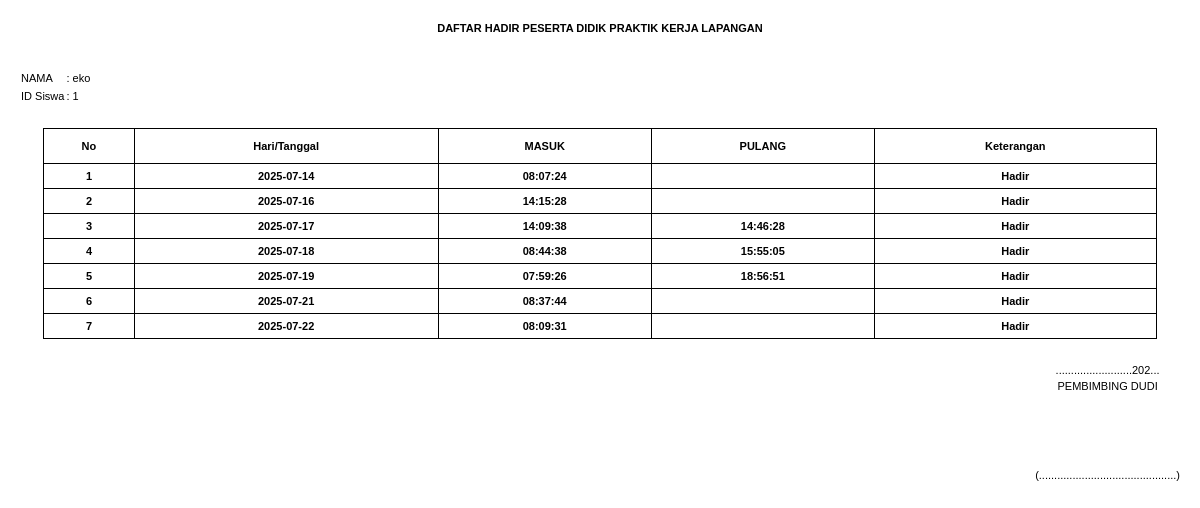
Page /pages/laporan/daftarhadir.php?id_siswa=1 on the committed database.
### tables this page shows
CREATE TABLE `siswa` (
  `id_siswa` int(11) NOT NULL,
  `nis` varchar(15) NOT NULL,
  `nisn` varchar(15) NOT NULL,
  `nama_siswa` varchar(50) NOT NULL,
  `no_wa` varchar(20) NOT NULL,
  `kelas` varchar(10) NOT NULL,
  `pro_keahlian` varchar(20) NOT NULL,
  `TTL` varchar(100) NOT NULL,
  `id_sekolah` int(11) NOT NULL,
  `id_perusahaan` int(11) NOT NULL,
  `tanggal_mulai` date NOT NULL,
  `tanggal_selesai` date NOT NULL,
  `id_pembimbing` int(11) NOT NULL,
  `id_guru` int(11) NOT NULL,
  `username` varchar(20) NOT NULL,
  `password` varchar(20) NOT NULL
);

CREATE TABLE `absen` (
  `id_absen` int(11) NOT NULL,
  `id_siswa` int(11) NOT NULL,
  `jam_masuk` time NOT NULL,
  `jam_keluar` time DEFAULT NULL,
  `tanggal` date NOT NULL,
  `keterangan` text NOT NULL
);

### pages/laporan/daftarhadir.php (the view, shortened to what this page needs)
<?php
include('../../koneksi.php');
$id_siswa = $_GET['id_siswa'] ?? null;
$query_siswa = "
    SELECT
        s.nama_siswa,
        s.id_siswa
    FROM
        siswa s
    WHERE
        s.id_siswa = ?
";
$stmt_siswa = $coneksi->prepare($query_siswa);
$stmt_siswa->bind_param("i", $id_siswa);
$stmt_siswa->execute();
$result_siswa = $stmt_siswa->get_result();
if ($result_siswa->num_rows > 0) {
    $data_siswa = $result_siswa->fetch_assoc();
    $nama_siswa = htmlspecialchars($data_siswa['nama_siswa']);
    $id_siswa = htmlspecialchars($data_siswa['id_siswa']);
} else {
    echo "Data siswa tidak ditemukan.";
    exit();
}
$query_absen = "
    SELECT
        a.tanggal,
        a.jam_masuk,
        a.jam_keluar,
        a.keterangan
    FROM
        absen a
    WHERE
        a.id_siswa = ?
    ORDER BY a.tanggal
";
$stmt_absen = $coneksi->prepare($query_absen);
$stmt_absen->bind_param("i", $id_siswa);
$stmt_absen->execute();
$result_absen = $stmt_absen->get_result();
$kehadiran = [];
while ($row = $result_absen->fetch_assoc()) {
    $kehadiran[] = $row;
}
?>
<!DOCTYPE html>
<html lang="en">
<head>
    <script src="https://cdn.tailwindcss.com"></script>
</head>
<body>
    <div class="printable">
        <div class="text-center mb-8">
            <p class="font-bold style9">DAFTAR HADIR PESERTA DIDIK PRAKTIK KERJA LAPANGAN</p>
        </div>
        <table   cellspacing="2">
            <tr class="style9">
                <td>NAMA</td>
                <td>: <?php echo $nama_siswa; ?></td>
            </tr>
            <tr class="style9">
                <td>ID Siswa</td>
                <td>: <?php echo $id_siswa; ?></td>
            </tr>
        </table>
        <table width="96%" border="1" align="center" cellpadding="3" cellspacing="0" class="style9">
            <thead>
                <tr>
                    <td>&nbsp;</td>
                    <td>&nbsp;</td>
                </tr>
                <tr height="35">
                    <th class="left bottom top">No</th>
                    <th class="left bottom top">Hari/Tanggal</th>
                    <th class="left bottom top">MASUK</th>
                    <th class="left bottom top">PULANG</th>
                    <th class="left bottom top right">Keterangan</th>
                </tr>
            </thead>
            <tbody>
                <?php
                $no = 1;
                foreach ($kehadiran as $record) {
                    echo "<tr height='25' class='style27'>
                        <td class='top bottom left text-center'>{$no}</td>
                        <td class='top bottom left text-center'>" . htmlspecialchars($record['tanggal']) . "</td>
                        <td class='top bottom left text-center'>" . htmlspecialchars($record['jam_masuk']) . "</td>
                        <td class='top bottom left text-center'>" . htmlspecialchars($record['jam_keluar']) . "</td>
                        <td class='top bottom left right text-center'>" . htmlspecialchars($record['keterangan']) . "</td>
                    </tr>";
                    $no++;
                }
                ?>
                <tr>
                <td>&nbsp;</td>
                <td>&nbsp;</td>
                </tr>
            </tbody>
        </table>
        <div class="flex justify-end items-center mb-8">
            <div class="text-center">
                <div class="style9">.........................202...</div>
                <div class="style9">PEMBIMBING DUDI</div>
                <br><br><br>
                <div class="style9">(.............................................)</div>
            </div>
        </div>
    </div>
</body>
</html>

### pages/laporan/daftarhadir.php (style rules this page uses)
.printable { margin: 20px; }
.style9 { font-family: Verdana, Arial, Helvetica, sans-serif; font-size: 11px; }
.style27 { font-family: Verdana, Arial, Helvetica, sans-serif; font-size: 11px; font-weight: bold; }
.top { border-top: 1px solid #000000; }
.bottom { border-bottom: 1px solid #000000; }
.left { border-left: 1px solid #000000; }
.right { border-right: 1px solid #000000; }

### rows in the picture
siswa: nama_siswa "eko", id_siswa "1"
absen: tanggal "2025-07-14", jam_masuk "08:07:24", keterangan "Hadir"
absen: tanggal "2025-07-16", jam_masuk "14:15:28", keterangan "Hadir"
absen: tanggal "2025-07-17", jam_masuk "14:09:38", jam_keluar "14:46:28", keterangan "Hadir"
absen: tanggal "2025-07-18", jam_masuk "08:44:38", jam_keluar "15:55:05", keterangan "Hadir"
absen: tanggal "2025-07-19", jam_masuk "07:59:26", jam_keluar "18:56:51", keterangan "Hadir"
absen: tanggal "2025-07-21", jam_masuk "08:37:44", keterangan "Hadir"
absen: tanggal "2025-07-22", jam_masuk "08:09:31", keterangan "Hadir"
